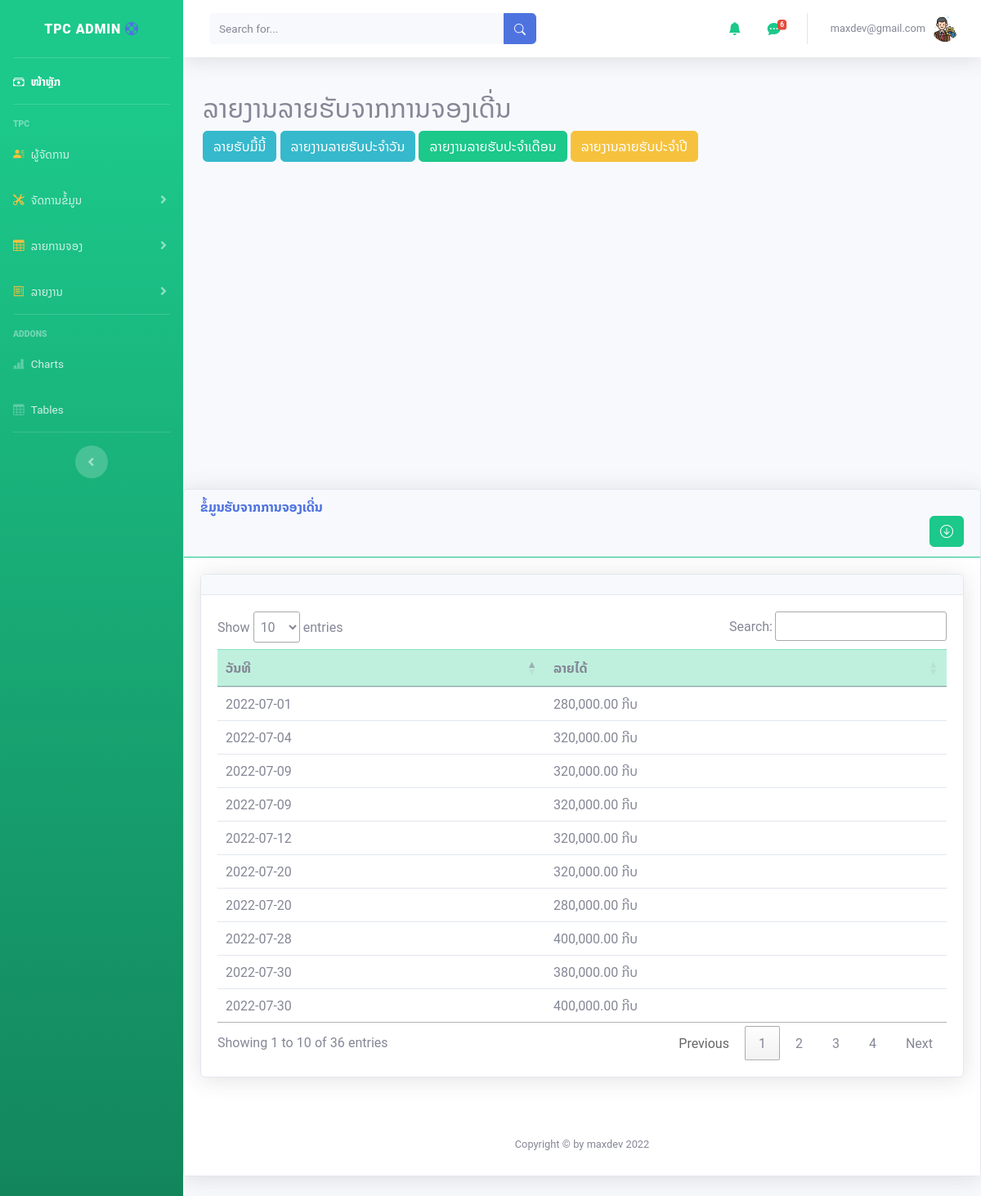
Screenshot of /admin/income.php (signed in) with the database file from the repository.
### tables this page shows
CREATE TABLE `booking` (
  `id` int(10) NOT NULL,
  `username` varchar(30) NOT NULL,
  `court_num` int(5) NOT NULL COMMENT '1=ເດີ່ນໃນຮົ່ມ 2=ເດີ່ນກາງແຈ້ງ ',
  `date_booking` date NOT NULL,
  `time_booking` varchar(20) NOT NULL,
  `price_court` float(10,2) NOT NULL,
  `price` float(10,2) NOT NULL,
  `status` int(2) NOT NULL DEFAULT 1 COMMENT '1=ລໍຖ້າການກວດສອບ 2=ກວດສອບແລ້ວ 3 ຖືກປະຕິເສດ',
  `slip_payment` text NOT NULL,
  `ntf` int(2) NOT NULL DEFAULT 0,
  `date_save` timestamp NOT NULL DEFAULT current_timestamp() ON UPDATE current_timestamp()
);

### admin/report/daily.php (the view, shortened to what this page needs)
<head>
</head>
<?php  require('database/dbconfig.php');
 $query = "SELECT * FROM booking";
?>
<div id="container" style="width:100%; height:400px;"></div>
<div class="card shadow mb-4">
  <div class="card-header py3 border-success">
    <h6 class="m-0 font-weight-bold text-primary">ຂໍ້ມູນຮັບຈາກການຈອງເດີ່ນ
      <div class="text-right">
        <form method="post" action="export/Expdaily.php">
        <button type="submit" name="export" class="btn btn-success">
        <i class="bi bi-arrow-down-circle"></i></button>
        </form>
      </div>
    </h6>
  </div>
<div class="card-body">
  <div class="card shadow mb-4">
        <div class="card-header py3">
        </div>
        <div class="card-body">
            <div class="table-responsive">
                <table class="table table-hover" id="dataTable" width="100%" cellspacing="0">
                    <thead>
                        <tr class="table-success">
                            <th>ວັນທີ </th>
                            <th>ລາຍໄດ້ </th>
                        </tr>
                    </thead>
                    <tbody>
                        <?php
                        $query_run = mysqli_query($connection, $query);
                        if (mysqli_num_rows($query_run) > 0) {
                            while ($row = mysqli_fetch_assoc($query_run)) {
                        ?>
                                <tr>
                                    <td><?php echo $row['date_booking']; ?></td>
                                    <td><?php echo number_format($row['price_court'],2);?> ກີບ</td>
                                </tr>
                        <?php
                            }
                        } else {
                            echo "ຍັງບໍ່ມີລາຍຮັບ ";
                        }
                        ?>
                    </tbody>
                </table>
            </div>
        </div>
    </div>
</div>

### rows the page displays
booking: date_booking "2022-07-28", price_court "400,000.00"
booking: date_booking "2022-07-30", price_court "380,000.00"
booking: date_booking "2022-07-30", price_court "400,000.00"
booking: date_booking "2022-07-01", price_court "280,000.00"
booking: date_booking "2022-07-04", price_court "320,000.00"
booking: date_booking "2022-07-09", price_court "320,000.00"
booking: date_booking "2022-07-09", price_court "320,000.00"
booking: date_booking "2022-07-12", price_court "320,000.00"
booking: date_booking "2022-07-20", price_court "320,000.00"
booking: date_booking "2022-07-20", price_court "280,000.00"

### other values shown
$count "6"
$_SESSION['name'] "maxdev@gmail.com"
